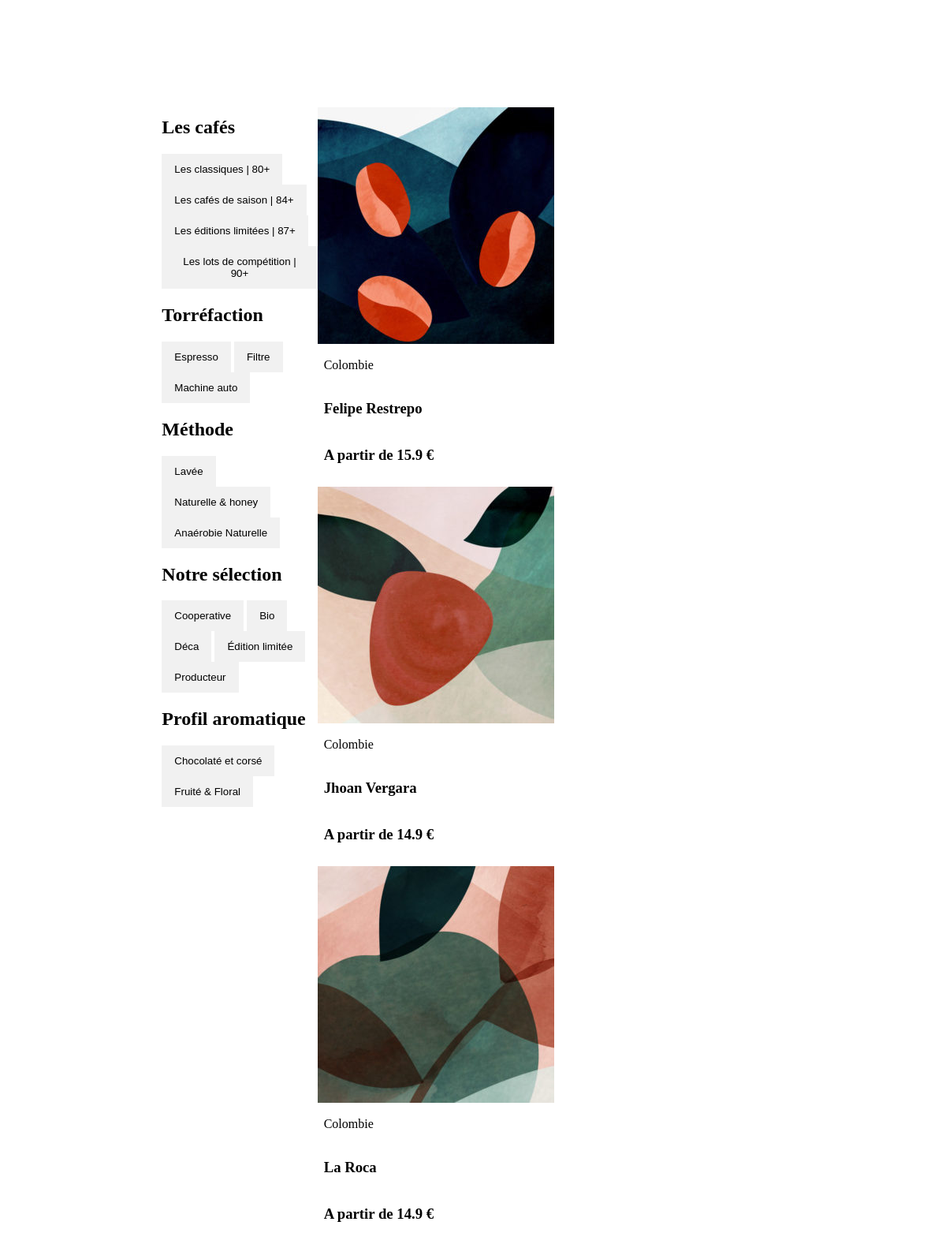
/Cafay-Boutique-shop-body.php, run on the app's committed database.
### tables this page shows
CREATE TABLE IF NOT EXISTS `coffee` (
  `productID` int NOT NULL AUTO_INCREMENT,
  `productImage` varchar(50) NOT NULL,
  `productAltImage` varchar(50) NOT NULL,
  `productName` varchar(50) NOT NULL,
  `productOrigin` varchar(50) NOT NULL,
  `productCategoryScore` varchar(50) NOT NULL,
  `productTorrefactionMethod` varchar(50) NOT NULL,
  `productWashingMethod` varchar(50) NOT NULL,
  `productProductionType` varchar(50) NOT NULL,
  `productScentProfile` varchar(50) NOT NULL,
  `productBasePrice` float NOT NULL,
  `productFilter` varchar(200) NOT NULL,
  PRIMARY KEY (`productID`) USING BTREE
);

### Cafay-Boutique-shop-body.php (the view, shortened to what this page needs)
<!DOCTYPE html>
<html>
  <head>
  </head>
<div class="container">
  <div class="Product-filter">
  </div>
  <div class="Product-categories">
    <div id="lesCafesParScore">
      <h2>Les cafés</h2>
      <button class="btn" id="80"> Les classiques | 80+</button>
      <button class="btn" id="84"> Les cafés de saison | 84+</button>
      <button class="btn" id="87"> Les éditions limitées | 87+</button>
      <button class="btn" id="90"> Les lots de compétition | 90+</button>
    </div>
    <div id="filtre_cafe">
      <h2>Torréfaction</h2>
      <button class="btn" id="Espresso"> Espresso</button>
      <button class="btn" id="Filtre"> Filtre</button>
      <button class="btn" id="MachineAuto"> Machine auto</button>
      <h2>Méthode</h2>
      <button class="btn" id="Lavee"> Lavée</button>
      <button class="btn" id="NaturelleEtHoney"> Naturelle & honey</button>
      <button class="btn" id="Anaerobie"> Anaérobie Naturelle</button>
      <h2>Notre sélection</h2>
      <button class="btn" id="Cooperative"> Cooperative</button>
      <button class="btn" id="Bio"> Bio</button>
      <button class="btn" id="Deca"> Déca</button>
      <button class="btn" id="EditionLimitee"> Édition limitée</button>
      <button class="btn" id="Producteur"> Producteur</button>
      <h2>Profil aromatique</h2>
      <button class="btn" id="ChocolatEtCorse"> Chocolaté et corsé</button>
      <button class="btn" id="FruiteEtFloral"> Fruité & Floral</button>
    </div>
  </div>
  <div class="Product-sliding">
  <?php
  require_once('connect.php');
  $sql = "SELECT productID FROM coffee";
  $query = $db->prepare($sql);
  $query->execute();
  $result = $query->fetchAll(PDO::FETCH_ASSOC);
  $idCount = count($result);
  for ($ids = 1; $ids <= $idCount; $ids++){
  $sql = "SELECT * FROM coffee WHERE productID=$ids";
  $query = $db->prepare($sql);
  $query->execute();
  $result = $query->fetchAll(PDO::FETCH_ASSOC);
    foreach ($result as $product) {
      ?>
    <div class="card" id="card"
    data-productFilter="<?=$product['productFilter']?>">
    <div class="image-container">
    <img id="<?= $product['productImage'] ?>" src="<?= $product['productImage'] ?>" height="300px" width="300px">
    </div>
    <div class="containerCard">
    <p id="origin<?= $product['productOrigin'] ?>"><?= $product['productOrigin'] ?></p>
    <h3 id="nomProduit<?= $product['productName'] ?>"><?= $product['productName'] ?></h2>
    <h3 id="selectionBase<?= $product['productBasePrice'] ?>">A partir de <?= $product['productBasePrice'] ?> €</h3>
    </div>
    </div>
    <?php
    }
  }
  ?>
  </div>
</div>
</html>

### Cafay-Boutique-shop-body.php (style rules this page uses)
.container { display: grid; grid-template-columns: 1fr 1fr 1fr 1fr 1fr 1fr; grid-template-rows: 0.5fr 1fr 1fr 1fr 1fr 1fr 1fr; gap: 0px 0px; grid-auto-flow: row; grid-template-areas: ". Product-filter Product-filter Product-filter Product-filter ." ". Product-categories Product-sliding Product-sliding Product-sliding ." ". Product-categories Product-sliding Product-sliding Product-sliding ." ". Product-categories Product-sliding Product-sliding Product-sliding ." ". Product-categories Product-sliding Product-sliding Product-sliding ." ". . Product-sliding Product-sliding Product-sliding ." ". . Product-sliding Product-sliding Product-sliding ."; }
.Product-filter { grid-area: Product-filter; }
.Product-categories { grid-area: Product-categories; }
.Product-sliding { grid-area: Product-sliding; }
.image-container { position: relative; width: 300px; height: 300px; overflow: hidden; }
.image-container img { position: absolute; top: 0; left: 0; width: 100%; height: 100%; transition: opacity 0.5s ease; }
#lesCafesParScore { display: block; }
.btn { border: none; outline: none; padding: 12px 16px; background-color: #f1f1f1; cursor: pointer; }
.Product-sliding { display: flex; height: fit-content; width: fit-content; flex-wrap: wrap; flex-direction: row; justify-content: flex-start; }
.card { display: flex; flex-direction: column; padding-top: 8px; }
.containerCard { padding: 2px 8px; height: fit-content; width: 300px; display: flex; flex-direction: column; flex-wrap: wrap; justify-content: center; }

### data on the page
coffee: productImage (picture), productOrigin "Colombie", productName "Felipe Restrepo", productBasePrice "15.9"
coffee: productImage (picture), productOrigin "Colombie", productName "Jhoan Vergara", productBasePrice "14.9"
coffee: productImage (picture), productOrigin "Colombie", productName "La Roca", productBasePrice "14.9"
